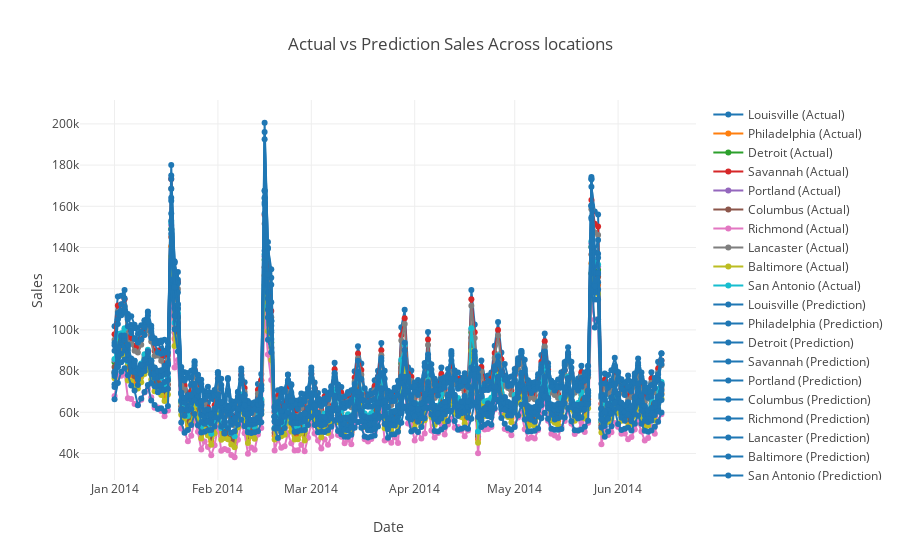

Notebook code for this chart:
### Code cell
# Plotting Batch predictions of sales for different stores over time.

data = [dict(
  type = 'scatter',
  name = 'Actual',
  x = df_plot.Date,
  y = df_plot.Sales,
  mode = 'markers+lines',
  transforms = [dict(
    type = 'groupby',
    groups = df_plot.Store
  )]
),
       dict(
  type = 'scatter',
  name = 'Prediction',
  x = df_plot.Date,
  y = df_plot.Prediction,
  mode = 'markers+lines',
  line = dict(color=['rgb(93, 164, 214)', 'rgb(255, 144, 14)',
               'rgb(44, 160, 101)', 'rgb(255, 65, 54)']),
  transforms = [dict(
    type = 'groupby',
    groups = df_plot.Store
  )]
)]


layout = {
    'title': 'Actual vs Prediction Sales Across locations',
    'yaxis': {'title': 'Sales'},
    'xaxis': {'title': 'Date'}
}


py.iplot({'data': data, 'layout': layout}, validate=False)

### Figure 1 — Plotly figure (JSON) as saved in the notebook; plotly's stock layout.template omitted (floating-point values rounded to 4 significant figures; data arrays with more than 128 entries replaced by an {"elided": "..."} marker saying what was removed)
{"data": [{"mode": "markers+lines", "name": "Actual", "transforms": [{"groups": {"elided": "1650 str values"}, "type": "groupby"}], "type": "scatter", "x": {"elided": "1650 str values"}, "y": {"elided": "1650 float values"}}, {"line": {"color": ["rgb(93, 164, 214)", "rgb(255, 144, 14)", "rgb(44, 160, 101)", "rgb(255, 65, 54)"]}, "mode": "markers+lines", "name": "Prediction", "transforms": [{"groups": {"elided": "1650 str values"}, "type": "groupby"}], "type": "scatter", "x": {"elided": "1650 str values"}, "y": {"elided": "1650 float values"}}], "layout": {"title": "Actual vs Prediction Sales Across locations", "xaxis": {"title": "Date"}, "yaxis": {"title": "Sales"}}}
